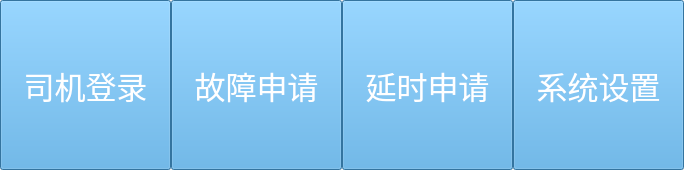
            <widget class="MyWidget" name="widget_function" native="true">
             <property name="geometry">
              <rect>
               <x>170</x>
               <y>596</y>
               <width>684</width>
               <height>170</height>
              </rect>
             </property>
             <widget class="QPushButton" name="pushButton_function_1">
              <property name="geometry">
               <rect>
                <x>0</x>
                <y>0</y>
                <width>171</width>
                <height>170</height>
               </rect>
              </property>
              <property name="palette">
               <palette>
                <active>
                 <colorrole role="Button">
                  <brush brushstyle="SolidPattern">
                   <color alpha="255">
                    <red>73</red>
                    <green>163</green>
                    <blue>223</blue>
                   </color>
                  </brush>
                 </colorrole>
                 <colorrole role="ButtonText">
                  <brush brushstyle="SolidPattern">
                   <color alpha="255">
                    <red>255</red>
                    <green>255</green>
                    <blue>255</blue>
                   </color>
                  </brush>
                 </colorrole>
                 <colorrole role="Base">
                  <brush brushstyle="SolidPattern">
                   <color alpha="255">
                    <red>73</red>
                    <green>163</green>
                    <blue>223</blue>
                   </color>
                  </brush>
                 </colorrole>
                 <colorrole role="Window">
                  <brush brushstyle="SolidPattern">
                   <color alpha="255">
                    <red>73</red>
                    <green>163</green>
                    <blue>223</blue>
                   </color>
                  </brush>
                 </colorrole>
                </active>
                <inactive>
                 <colorrole role="Button">
                  <brush brushstyle="SolidPattern">
                   <color alpha="255">
                    <red>73</red>
                    <green>163</green>
                    <blue>223</blue>
                   </color>
                  </brush>
                 </colorrole>
                 <colorrole role="ButtonText">
                  <brush brushstyle="SolidPattern">
                   <color alpha="255">
                    <red>255</red>
                    <green>255</green>
                    <blue>255</blue>
                   </color>
                  </brush>
                 </colorrole>
                 <colorrole role="Base">
                  <brush brushstyle="SolidPattern">
                   <color alpha="255">
                    <red>73</red>
                    <green>163</green>
                    <blue>223</blue>
                   </color>
                  </brush>
                 </colorrole>
                 <colorrole role="Window">
                  <brush brushstyle="SolidPattern">
                   <color alpha="255">
                    <red>73</red>
                    <green>163</green>
                    <blue>223</blue>
                   </color>
                  </brush>
                 </colorrole>
                </inactive>
                <disabled>
                 <colorrole role="Button">
                  <brush brushstyle="SolidPattern">
                   <color alpha="255">
                    <red>73</red>
                    <green>163</green>
                    <blue>223</blue>
                   </color>
                  </brush>
                 </colorrole>
                 <colorrole role="ButtonText">
                  <brush brushstyle="SolidPattern">
                   <color alpha="255">
                    <red>190</red>
                    <green>190</green>
                    <blue>190</blue>
                   </color>
                  </brush>
                 </colorrole>
                 <colorrole role="Base">
                  <brush brushstyle="SolidPattern">
                   <color alpha="255">
                    <red>73</red>
                    <green>163</green>
                    <blue>223</blue>
                   </color>
                  </brush>
                 </colorrole>
                 <colorrole role="Window">
                  <brush brushstyle="SolidPattern">
                   <color alpha="255">
                    <red>73</red>
                    <green>163</green>
                    <blue>223</blue>
                   </color>
                  </brush>
                 </colorrole>
                </disabled>
               </palette>
              </property>
              <property name="font">
               <font>
                <pointsize>23</pointsize>
               </font>
              </property>
              <property name="styleSheet">
               <string notr="true">background-color: rgb(73, 163, 223);</string>
              </property>
              <property name="text">
               <string>司机登录</string>
              </property>
             </widget>
             <widget class="QPushButton" name="pushButton_function_2">
              <property name="geometry">
               <rect>
                <x>171</x>
                <y>0</y>
                <width>171</width>
                <height>170</height>
               </rect>
              </property>
              <property name="palette">
               <palette>
                <active>
                 <colorrole role="Button">
                  <brush brushstyle="SolidPattern">
                   <color alpha="255">
                    <red>73</red>
                    <green>163</green>
                    <blue>223</blue>
                   </color>
                  </brush>
                 </colorrole>
                 <colorrole role="ButtonText">
                  <brush brushstyle="SolidPattern">
                   <color alpha="255">
                    <red>255</red>
                    <green>255</green>
                    <blue>255</blue>
                   </color>
                  </brush>
                 </colorrole>
                 <colorrole role="Base">
                  <brush brushstyle="SolidPattern">
                   <color alpha="255">
                    <red>73</red>
                    <green>163</green>
                    <blue>223</blue>
                   </color>
                  </brush>
                 </colorrole>
                 <colorrole role="Window">
                  <brush brushstyle="SolidPattern">
                   <color alpha="255">
                    <red>73</red>
                    <green>163</green>
                    <blue>223</blue>
                   </color>
                  </brush>
                 </colorrole>
                </active>
                <inactive>
                 <colorrole role="Button">
                  <brush brushstyle="SolidPattern">
                   <color alpha="255">
                    <red>73</red>
                    <green>163</green>
                    <blue>223</blue>
                   </color>
                  </brush>
                 </colorrole>
                 <colorrole role="ButtonText">
                  <brush brushstyle="SolidPattern">
                   <color alpha="255">
                    <red>255</red>
                    <green>255</green>
                    <blue>255</blue>
                   </color>
                  </brush>
                 </colorrole>
                 <colorrole role="Base">
                  <brush brushstyle="SolidPattern">
                   <color alpha="255">
                    <red>73</red>
                    <green>163</green>
                    <blue>223</blue>
                   </color>
                  </brush>
                 </colorrole>
                 <colorrole role="Window">
                  <brush brushstyle="SolidPattern">
                   <color alpha="255">
                    <red>73</red>
                    <green>163</green>
                    <blue>223</blue>
                   </color>
                  </brush>
                 </colorrole>
                </inactive>
                <disabled>
                 <colorrole role="Button">
                  <brush brushstyle="SolidPattern">
                   <color alpha="255">
                    <red>73</red>
                    <green>163</green>
                    <blue>223</blue>
                   </color>
                  </brush>
                 </colorrole>
                 <colorrole role="ButtonText">
                  <brush brushstyle="SolidPattern">
                   <color alpha="255">
                    <red>190</red>
                    <green>190</green>
                    <blue>190</blue>
                   </color>
                  </brush>
                 </colorrole>
                 <colorrole role="Base">
                  <brush brushstyle="SolidPattern">
                   <color alpha="255">
                    <red>73</red>
                    <green>163</green>
                    <blue>223</blue>
                   </color>
                  </brush>
                 </colorrole>
                 <colorrole role="Window">
                  <brush brushstyle="SolidPattern">
                   <color alpha="255">
                    <red>73</red>
                    <green>163</green>
                    <blue>223</blue>
                   </color>
                  </brush>
                 </colorrole>
                </disabled>
               </palette>
              </property>
              <property name="font">
               <font>
                <pointsize>23</pointsize>
               </font>
              </property>
              <property name="styleSheet">
               <string notr="true">background-color: rgb(73, 163, 223);</string>
              </property>
              <property name="text">
               <string>故障申请</string>
              </property>
             </widget>
             <widget class="QPushButton" name="pushButton_function_3">
              <property name="geometry">
               <rect>
                <x>342</x>
                <y>0</y>
                <width>171</width>
                <height>170</height>
               </rect>
              </property>
              <property name="palette">
               <palette>
                <active>
                 <colorrole role="Button">
                  <brush brushstyle="SolidPattern">
                   <color alpha="255">
                    <red>73</red>
                    <green>163</green>
                    <blue>223</blue>
                   </color>
                  </brush>
                 </colorrole>
                 <colorrole role="ButtonText">
                  <brush brushstyle="SolidPattern">
                   <color alpha="255">
                    <red>255</red>
                    <green>255</green>
                    <blue>255</blue>
                   </color>
                  </brush>
                 </colorrole>
                 <colorrole role="Base">
                  <brush brushstyle="SolidPattern">
                   <color alpha="255">
                    <red>73</red>
                    <green>163</green>
                    <blue>223</blue>
                   </color>
                  </brush>
                 </colorrole>
                 <colorrole role="Window">
                  <brush brushstyle="SolidPattern">
                   <color alpha="255">
                    <red>73</red>
                    <green>163</green>
                    <blue>223</blue>
                   </color>
                  </brush>
                 </colorrole>
                </active>
                <inactive>
                 <colorrole role="Button">
                  <brush brushstyle="SolidPattern">
                   <color alpha="255">
                    <red>73</red>
                    <green>163</green>
                    <blue>223</blue>
                   </color>
                  </brush>
                 </colorrole>
                 <colorrole role="ButtonText">
                  <brush brushstyle="SolidPattern">
                   <color alpha="255">
                    <red>255</red>
                    <green>255</green>
                    <blue>255</blue>
                   </color>
                  </brush>
                 </colorrole>
                 <colorrole role="Base">
                  <brush brushstyle="SolidPattern">
                   <color alpha="255">
                    <red>73</red>
                    <green>163</green>
                    <blue>223</blue>
                   </color>
                  </brush>
                 </colorrole>
                 <colorrole role="Window">
                  <brush brushstyle="SolidPattern">
                   <color alpha="255">
                    <red>73</red>
                    <green>163</green>
                    <blue>223</blue>
                   </color>
                  </brush>
                 </colorrole>
                </inactive>
                <disabled>
                 <colorrole role="Button">
                  <brush brushstyle="SolidPattern">
                   <color alpha="255">
                    <red>73</red>
                    <green>163</green>
                    <blue>223</blue>
                   </color>
                  </brush>
                 </colorrole>
                 <colorrole role="ButtonText">
                  <brush brushstyle="SolidPattern">
                   <color alpha="255">
                    <red>190</red>
                    <green>190</green>
                    <blue>190</blue>
                   </color>
                  </brush>
                 </colorrole>
                 <colorrole role="Base">
                  <brush brushstyle="SolidPattern">
                   <color alpha="255">
                    <red>73</red>
                    <green>163</green>
                    <blue>223</blue>
                   </color>
                  </brush>
                 </colorrole>
                 <colorrole role="Window">
                  <brush brushstyle="SolidPattern">
                   <color alpha="255">
                    <red>73</red>
                    <green>163</green>
                    <blue>223</blue>
                   </color>
                  </brush>
                 </colorrole>
                </disabled>
               </palette>
              </property>
              <property name="font">
               <font>
                <pointsize>23</pointsize>
               </font>
              </property>
              <property name="styleSheet">
               <string notr="true">background-color: rgb(73, 163, 223);</string>
              </property>
              <property name="text">
               <string>延时申请</string>
              </property>
             </widget>
             <widget class="QPushButton" name="pushButton_function_4">
              <property name="geometry">
               <rect>
                <x>513</x>
                <y>0</y>
                <width>171</width>
                <height>170</height>
               </rect>
              </property>
              <property name="palette">
               <palette>
                <active>
                 <colorrole role="Button">
                  <brush brushstyle="SolidPattern">
                   <color alpha="255">
                    <red>73</red>
                    <green>163</green>
                    <blue>223</blue>
                   </color>
                  </brush>
                 </colorrole>
                 <colorrole role="ButtonText">
                  <brush brushstyle="SolidPattern">
                   <color alpha="255">
                    <red>255</red>
                    <green>255</green>
                    <blue>255</blue>
                   </color>
                  </brush>
                 </colorrole>
                 <colorrole role="Base">
                  <brush brushstyle="SolidPattern">
                   <color alpha="255">
                    <red>73</red>
                    <green>163</green>
                    <blue>223</blue>
                   </color>
                  </brush>
                 </colorrole>
                 <colorrole role="Window">
                  <brush brushstyle="SolidPattern">
                   <color alpha="255">
                    <red>73</red>
                    <green>163</green>
                    <blue>223</blue>
                   </color>
                  </brush>
                 </colorrole>
                </active>
                <inactive>
                 <colorrole role="Button">
                  <brush brushstyle="SolidPattern">
                   <color alpha="255">
                    <red>73</red>
                    <green>163</green>
                    <blue>223</blue>
                   </color>
                  </brush>
                 </colorrole>
                 <colorrole role="ButtonText">
                  <brush brushstyle="SolidPattern">
                   <color alpha="255">
                    <red>255</red>
                    <green>255</green>
                    <blue>255</blue>
                   </color>
                  </brush>
                 </colorrole>
                 <colorrole role="Base">
                  <brush brushstyle="SolidPattern">
                   <color alpha="255">
                    <red>73</red>
                    <green>163</green>
                    <blue>223</blue>
                   </color>
                  </brush>
                 </colorrole>
                 <colorrole role="Window">
                  <brush brushstyle="SolidPattern">
                   <color alpha="255">
                    <red>73</red>
                    <green>163</green>
                    <blue>223</blue>
                   </color>
                  </brush>
                 </colorrole>
                </inactive>
                <disabled>
                 <colorrole role="Button">
                  <brush brushstyle="SolidPattern">
                   <color alpha="255">
                    <red>73</red>
                    <green>163</green>
                    <blue>223</blue>
                   </color>
                  </brush>
                 </colorrole>
                 <colorrole role="ButtonText">
                  <brush brushstyle="SolidPattern">
                   <color alpha="255">
                    <red>190</red>
                    <green>190</green>
                    <blue>190</blue>
                   </color>
                  </brush>
                 </colorrole>
                 <colorrole role="Base">
                  <brush brushstyle="SolidPattern">
                   <color alpha="255">
                    <red>73</red>
                    <green>163</green>
                    <blue>223</blue>
                   </color>
                  </brush>
                 </colorrole>
                 <colorrole role="Window">
                  <brush brushstyle="SolidPattern">
                   <color alpha="255">
                    <red>73</red>
                    <green>163</green>
                    <blue>223</blue>
                   </color>
                  </brush>
                 </colorrole>
                </disabled>
               </palette>
              </property>
              <property name="font">
               <font>
                <pointsize>23</pointsize>
               </font>
              </property>
              <property name="styleSheet">
               <string notr="true">background-color: rgb(73, 163, 223);</string>
              </property>
              <property name="text">
               <string>系统设置</string>
              </property>
             </widget>
            </widget>
